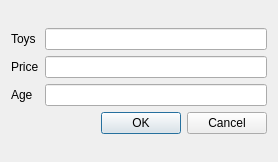
<?xml version="1.0" encoding="UTF-8"?>
<ui version="4.0">
 <class>Dialog</class>
 <widget class="QDialog" name="Dialog">
  <property name="geometry">
   <rect>
    <x>0</x>
    <y>0</y>
    <width>278</width>
    <height>162</height>
   </rect>
  </property>
  <property name="windowTitle">
   <string>Dialog</string>
  </property>
  <layout class="QVBoxLayout" name="verticalLayout_4">
   <item>
    <layout class="QVBoxLayout" name="verticalLayout_3">
     <item>
      <layout class="QHBoxLayout" name="horizontalLayout">
       <item>
        <layout class="QVBoxLayout" name="verticalLayout_2">
         <item>
          <widget class="QLabel" name="label">
           <property name="text">
            <string>Toys</string>
           </property>
          </widget>
         </item>
         <item>
          <widget class="QLabel" name="label_2">
           <property name="text">
            <string>Price</string>
           </property>
          </widget>
         </item>
         <item>
          <widget class="QLabel" name="label_3">
           <property name="text">
            <string>Age</string>
           </property>
          </widget>
         </item>
        </layout>
       </item>
       <item>
        <layout class="QVBoxLayout" name="verticalLayout">
         <item>
          <widget class="QLineEdit" name="lineEdit"/>
         </item>
         <item>
          <widget class="QLineEdit" name="lineEdit_2"/>
         </item>
         <item>
          <widget class="QLineEdit" name="lineEdit_3"/>
         </item>
        </layout>
       </item>
      </layout>
     </item>
     <item>
      <widget class="QDialogButtonBox" name="buttonBox">
       <property name="standardButtons">
        <set>QDialogButtonBox::Cancel|QDialogButtonBox::Ok</set>
       </property>
      </widget>
     </item>
    </layout>
   </item>
  </layout>
 </widget>
 <resources/>
 <connections/>
</ui>
